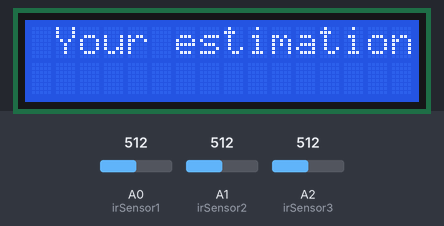
Recording of a sketch running on a simulated Arduino Uno, built with avr-gcc and run on an emulated ATmega328P. Shown: 16×2 character LCD. The inputs (shaded band) are chosen by the test bench; at power-on: A0 (irSensor1) = 512, A1 (irSensor2) = 512, A2 (irSensor3) = 512. What the sketch prints to the serial monitor is not drawn.

Above: at 0.2 s.
At 10.5 s:
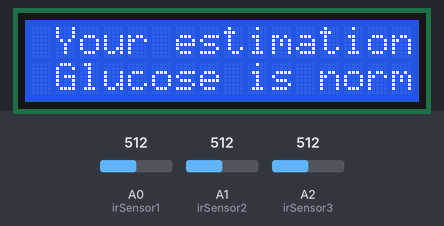

The sketch:

finalprojectfullcode.ino
```cpp
//Final project code including Arduino uno inputs,computation equations, output onto LCD I2C module aswell as connect to esp8266
//created 08 March. 2022
#include <Wire.h>
#include <LiquidCrystal_I2C.h>
#include <SoftwareSerial.h>

LiquidCrystal_I2C lcd(0x27,16,2); // set the LCD address to 0x27 for a 16 chars and 2 line displa

// These constants won't change. They're used to give names to the pins used:
const int irSensor1 = A0;
const int irSensor2 = A1;
const int irSensor3 = A2;

float sensorValue = 0; // value read from the port
float sensorValue1 = 0;
float sensorValue2 = 0;
float AvgSensorValue = 0;
float outputGlucoseprediction =0;
String bloodGlucose;
String store;

SoftwareSerial espSerial(5, 6);

int outputValue = 0; // value output to the PWM (analog out)


void setup() {
 lcd.init(); //initialising the lcd
  lcd.init();
  lcd.backlight();
  lcd.setCursor(1,0);
  lcd.print("Your estimation:");
// initialize serial communications at 9600baud rate:
Serial.begin(9600);
espSerial.begin(115200);
}

void loop() {
// read the analog in value by taking 50 readings of each sensor:
for(int i = 0; i <=50; i++)
{
sensorValue = sensorValue + analogRead(irSensor1);
sensorValue1 = sensorValue1 + analogRead(irSensor2);
sensorValue2 = sensorValue2 + analogRead(irSensor3);
delay(200);
}

//AvgSensorValue = ((sensorValue/50.0)+(sensorValue1/50.0)+(sensorValue2/50.0)) /3;
//AvgSensorValue = AvgSensorValue * 0.005;
AvgSensorValue = sensorValue1 *0.005;
Serial.print("Average sensor value outputs=");
Serial.print(AvgSensorValue);

outputGlucoseprediction = ((-32.88) * AvgSensorValue) + 196.68; //Using regression equation to create extimate glucose values

Serial.print("Equation output = ");
Serial.print(outputGlucoseprediction);

if(outputGlucoseprediction > 65){
  Serial.println();
  Serial.print("Glucose is low");
  bloodGlucose = "Glucose is low";
  }
 else if(outputGlucoseprediction < 65 && outputGlucoseprediction > 190){
   Serial.println();
  Serial.print("Glucose is normal");
  bloodGlucose = "Glucose is normal";
  }
  else
     Serial.println();
    Serial.print("Glucose is high");
    bloodGlucose = "Glucose is normal";

 // print the results to the Serial Monitor:
Serial.print("sensor value= ");
Serial.print(AvgSensorValue);
Serial.println();
Serial.print("Glucose prediction = ");
Serial.print(outputGlucoseprediction);
Serial.println();

//Output onto LCD screen
lcd.setCursor(1,1);
lcd.print(bloodGlucose);


//Sending data to ESP8266
store =String("coming from arduinouno: ")+String(bloodGlucose);
espSerial.println(store);
// converter to settle after the last reading:
delay(5000);
}
```
